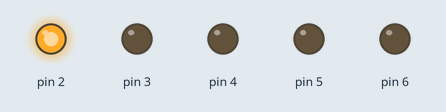
Recording of a sketch running on a simulated Arduino Uno, built with avr-gcc and run on an emulated ATmega328P. Parts: output pins drawn as LEDs (lit = HIGH).

Above: at 0.05 s.
At 0.75 s:
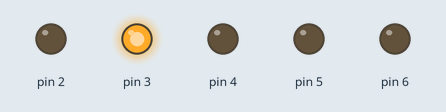
At 1.45 s:
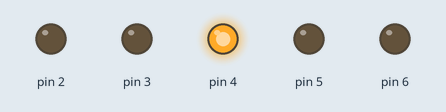
At 2.15 s:
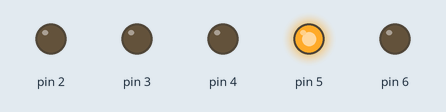
At 2.85 s:
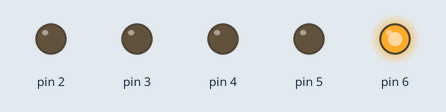
Timing chart, 0 to 3.1 s (numbered marks = the images above):
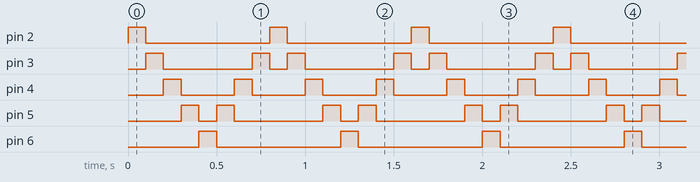

The sketch:

Ex01c.ino
```cpp
// Ex01c: Blinking LED wave, adjustable dwell, using for-loops

int dwellTime = 100;

void setup() {
  // put your setup code here, to run once:
  pinMode(2, OUTPUT);
  pinMode(3, OUTPUT);
  pinMode(4, OUTPUT);
  pinMode(5, OUTPUT);
  pinMode(6, OUTPUT);
}

void loop() {
  // put your main code here, to run repeatedly:
  for (int p = 2; p < 7; ++p){
    digitalWrite(p, HIGH);
    delay(dwellTime);
    digitalWrite(p, LOW);
  }

  for (int p = 5; p > 2; --p) {
    digitalWrite(p, HIGH);
    delay(dwellTime);
    digitalWrite(p, LOW);
  }
}
```

Measured:
- by itself, pin 2, pin 6: alternates HIGH for 0.10 s and LOW for 0.70 s
- by itself, pin 3: repeats every 0.80 s: LOW 0.50 s, HIGH 0.10 s, LOW 0.10 s, HIGH 0.10 s
- by itself, pin 4: alternates HIGH for 0.10 s and LOW for 0.30 s
- by itself, pin 5: repeats every 0.80 s: LOW 0.10 s, HIGH 0.10 s, LOW 0.50 s, HIGH 0.10 s
